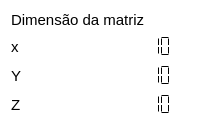
           <widget class="QFrame" name="frame_6">
            <property name="styleSheet">
             <string notr="true">background-color: rgb(255, 255, 255);
border-radius:5px;</string>
            </property>
            <property name="frameShape">
             <enum>QFrame::StyledPanel</enum>
            </property>
            <property name="frameShadow">
             <enum>QFrame::Raised</enum>
            </property>
            <layout class="QGridLayout" name="gridLayout_3">
             <item row="0" column="0">
              <layout class="QVBoxLayout" name="verticalLayout_2">
               <item>
                <widget class="QLabel" name="label_3">
                 <property name="font">
                  <font>
                   <pointsize>11</pointsize>
                  </font>
                 </property>
                 <property name="styleSheet">
                  <string notr="true">color: rgb(0, 0, 0);</string>
                 </property>
                 <property name="text">
                  <string>Dimensão da matriz </string>
                 </property>
                </widget>
               </item>
               <item>
                <layout class="QHBoxLayout" name="horizontalLayout" stretch="50,50">
                 <item>
                  <widget class="QLabel" name="label_2">
                   <property name="font">
                    <font>
                     <pointsize>11</pointsize>
                    </font>
                   </property>
                   <property name="text">
                    <string>x</string>
                   </property>
                  </widget>
                 </item>
                 <item>
                  <widget class="QLCDNumber" name="lcdNumberX">
                   <property name="styleSheet">
                    <string notr="true">color: rgb(0, 0, 0);
boder:none;</string>
                   </property>
                   <property name="segmentStyle">
                    <enum>QLCDNumber::Flat</enum>
                   </property>
                   <property name="value" stdset="0">
                    <double>10.000000000000000</double>
                   </property>
                  </widget>
                 </item>
                </layout>
               </item>
               <item>
                <layout class="QHBoxLayout" name="horizontalLayout_10" stretch="50,50">
                 <item>
                  <widget class="QLabel" name="label_5">
                   <property name="font">
                    <font>
                     <pointsize>11</pointsize>
                    </font>
                   </property>
                   <property name="text">
                    <string>Y</string>
                   </property>
                  </widget>
                 </item>
                 <item>
                  <widget class="QLCDNumber" name="lcdNumberY">
                   <property name="styleSheet">
                    <string notr="true">color: rgb(0, 0, 0);</string>
                   </property>
                   <property name="segmentStyle">
                    <enum>QLCDNumber::Flat</enum>
                   </property>
                   <property name="value" stdset="0">
                    <double>10.000000000000000</double>
                   </property>
                  </widget>
                 </item>
                </layout>
               </item>
               <item>
                <layout class="QHBoxLayout" name="horizontalLayout_11" stretch="50,50">
                 <item>
                  <widget class="QLabel" name="label_6">
                   <property name="font">
                    <font>
                     <pointsize>11</pointsize>
                    </font>
                   </property>
                   <property name="text">
                    <string>Z</string>
                   </property>
                  </widget>
                 </item>
                 <item>
                  <widget class="QLCDNumber" name="lcdNumberZ">
                   <property name="styleSheet">
                    <string notr="true">color: rgb(0, 0, 0);</string>
                   </property>
                   <property name="segmentStyle">
                    <enum>QLCDNumber::Flat</enum>
                   </property>
                   <property name="value" stdset="0">
                    <double>10.000000000000000</double>
                   </property>
                  </widget>
                 </item>
                </layout>
               </item>
              </layout>
             </item>
            </layout>
           </widget>
